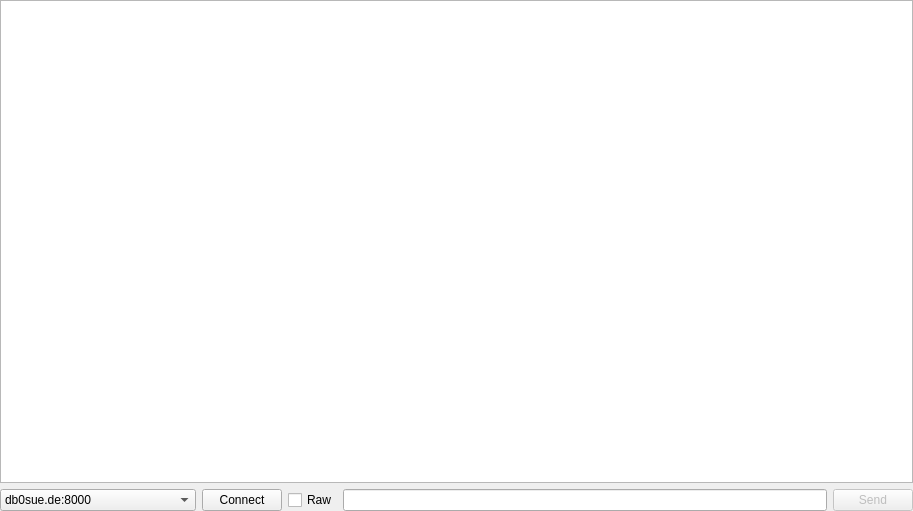
<?xml version="1.0" encoding="UTF-8"?>
<ui version="4.0">
 <class>DxWidget</class>
 <widget class="QWidget" name="DxWidget">
  <property name="geometry">
   <rect>
    <x>0</x>
    <y>0</y>
    <width>913</width>
    <height>511</height>
   </rect>
  </property>
  <property name="windowTitle">
   <string notr="true">Form</string>
  </property>
  <layout class="QVBoxLayout" name="verticalLayout">
   <property name="leftMargin">
    <number>0</number>
   </property>
   <property name="topMargin">
    <number>0</number>
   </property>
   <property name="rightMargin">
    <number>0</number>
   </property>
   <property name="bottomMargin">
    <number>0</number>
   </property>
   <item>
    <widget class="QStackedWidget" name="stack">
     <property name="currentIndex">
      <number>0</number>
     </property>
     <widget class="QWidget" name="page">
      <layout class="QGridLayout" name="gridLayout">
       <property name="leftMargin">
        <number>0</number>
       </property>
       <property name="topMargin">
        <number>0</number>
       </property>
       <property name="rightMargin">
        <number>0</number>
       </property>
       <property name="bottomMargin">
        <number>0</number>
       </property>
       <item row="0" column="0">
        <widget class="QTableView" name="dxTable">
         <property name="alternatingRowColors">
          <bool>true</bool>
         </property>
         <property name="selectionMode">
          <enum>QAbstractItemView::SingleSelection</enum>
         </property>
         <property name="selectionBehavior">
          <enum>QAbstractItemView::SelectRows</enum>
         </property>
         <property name="horizontalScrollMode">
          <enum>QAbstractItemView::ScrollPerPixel</enum>
         </property>
         <attribute name="horizontalHeaderMinimumSectionSize">
          <number>24</number>
         </attribute>
         <attribute name="horizontalHeaderHighlightSections">
          <bool>false</bool>
         </attribute>
         <attribute name="verticalHeaderVisible">
          <bool>false</bool>
         </attribute>
         <attribute name="verticalHeaderDefaultSectionSize">
          <number>30</number>
         </attribute>
        </widget>
       </item>
      </layout>
     </widget>
     <widget class="QWidget" name="page_2">
      <layout class="QGridLayout" name="gridLayout_2">
       <property name="leftMargin">
        <number>0</number>
       </property>
       <property name="topMargin">
        <number>0</number>
       </property>
       <property name="rightMargin">
        <number>0</number>
       </property>
       <property name="bottomMargin">
        <number>0</number>
       </property>
       <item row="0" column="0">
        <widget class="QPlainTextEdit" name="log">
         <property name="readOnly">
          <bool>true</bool>
         </property>
         <property name="plainText">
          <string notr="true"/>
         </property>
        </widget>
       </item>
      </layout>
     </widget>
    </widget>
   </item>
   <item>
    <layout class="QHBoxLayout" name="horizontalLayout">
     <item>
      <widget class="QComboBox" name="serverSelect">
       <property name="currentText">
        <string notr="true">db0sue.de:8000</string>
       </property>
       <property name="sizeAdjustPolicy">
        <enum>QComboBox::AdjustToContents</enum>
       </property>
       <item>
        <property name="text">
         <string notr="true">db0sue.de:8000</string>
        </property>
       </item>
       <item>
        <property name="text">
         <string notr="true">telnet.reversebeacon.net:7000</string>
        </property>
       </item>
       <item>
        <property name="text">
         <string notr="true">dl4rck.ham-radio-op.net:8000</string>
        </property>
       </item>
       <item>
        <property name="text">
         <string notr="true">db0erf.de:41113</string>
        </property>
       </item>
      </widget>
     </item>
     <item>
      <widget class="QPushButton" name="connectButton">
       <property name="text">
        <string>Connect</string>
       </property>
      </widget>
     </item>
     <item>
      <widget class="QCheckBox" name="rawCheckBox">
       <property name="text">
        <string>Raw</string>
       </property>
      </widget>
     </item>
     <item>
      <widget class="QLineEdit" name="commandEdit"/>
     </item>
     <item>
      <widget class="QPushButton" name="sendButton">
       <property name="enabled">
        <bool>false</bool>
       </property>
       <property name="text">
        <string>Send</string>
       </property>
      </widget>
     </item>
    </layout>
   </item>
  </layout>
 </widget>
 <resources/>
 <connections>
  <connection>
   <sender>sendButton</sender>
   <signal>clicked()</signal>
   <receiver>DxWidget</receiver>
   <slot>send()</slot>
   <hints>
    <hint type="sourcelabel">
     <x>504</x>
     <y>287</y>
    </hint>
    <hint type="destinationlabel">
     <x>367</x>
     <y>149</y>
    </hint>
   </hints>
  </connection>
  <connection>
   <sender>connectButton</sender>
   <signal>clicked()</signal>
   <receiver>DxWidget</receiver>
   <slot>toggleConnect()</slot>
   <hints>
    <hint type="sourcelabel">
     <x>696</x>
     <y>287</y>
    </hint>
    <hint type="destinationlabel">
     <x>367</x>
     <y>149</y>
    </hint>
   </hints>
  </connection>
  <connection>
   <sender>commandEdit</sender>
   <signal>returnPressed()</signal>
   <receiver>DxWidget</receiver>
   <slot>send()</slot>
   <hints>
    <hint type="sourcelabel">
     <x>230</x>
     <y>286</y>
    </hint>
    <hint type="destinationlabel">
     <x>367</x>
     <y>149</y>
    </hint>
   </hints>
  </connection>
  <connection>
   <sender>rawCheckBox</sender>
   <signal>stateChanged(int)</signal>
   <receiver>DxWidget</receiver>
   <slot>rawModeChanged()</slot>
   <hints>
    <hint type="sourcelabel">
     <x>268</x>
     <y>494</y>
    </hint>
    <hint type="destinationlabel">
     <x>456</x>
     <y>255</y>
    </hint>
   </hints>
  </connection>
  <connection>
   <sender>dxTable</sender>
   <signal>doubleClicked(QModelIndex)</signal>
   <receiver>DxWidget</receiver>
   <slot>entryDoubleClicked(QModelIndex)</slot>
   <hints>
    <hint type="sourcelabel">
     <x>456</x>
     <y>239</y>
    </hint>
    <hint type="destinationlabel">
     <x>456</x>
     <y>255</y>
    </hint>
   </hints>
  </connection>
 </connections>
 <slots>
  <slot>send()</slot>
  <slot>toggleConnect()</slot>
  <slot>rawModeChanged()</slot>
  <slot>entryDoubleClicked(QModelIndex)</slot>
 </slots>
</ui>
